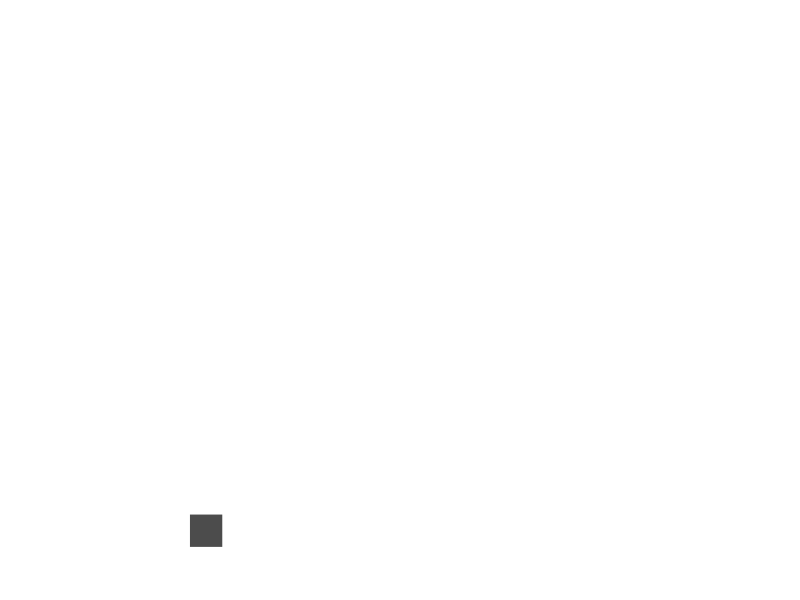
Frame 1 (no input)
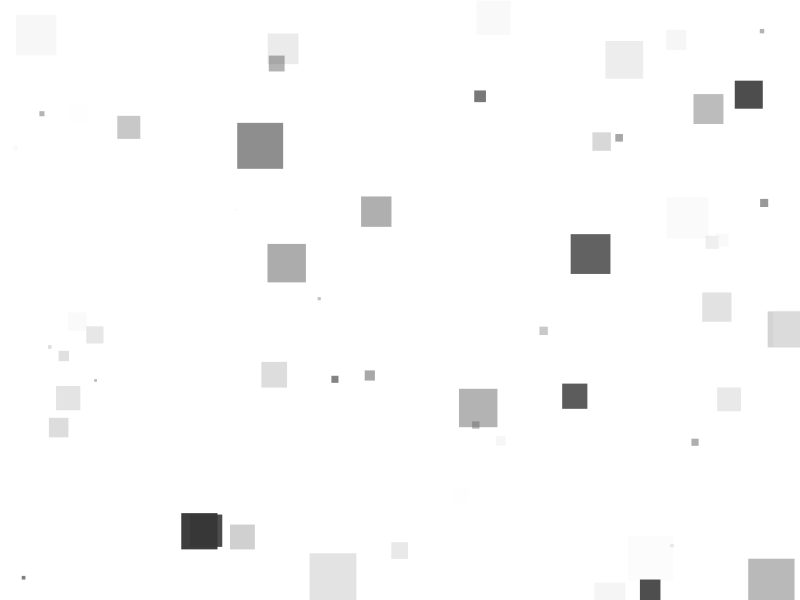
Frame 60 (the mouse pressed at the canvas centre just before this capture)
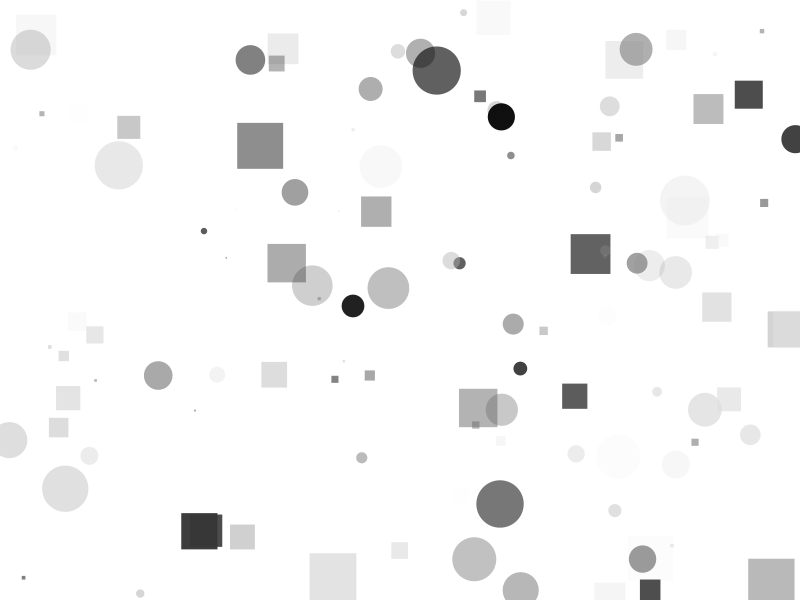
Frame 120 (the mouse held since frame 60 and released just before this capture)

The Processing sketch that drew these frames (run headless with seeded random() and noise(); from frame 60 on, the mouse is pressed at the canvas centre):

// Processing sketch: processing_73790
// ── processing_73790.pde

void setup() {
  size(800, 600);
  background(255);
  noStroke();
  smooth();
}

void draw() {
  float s = random(0, 50);
  if (mousePressed == true) {
    fill(random(0, 255), random(0, 255));
    ellipse(random(0, width), random(0, height), s, s);
  } 
  else {
    fill(random(0, 255), random(0, 255));
    rect(random(0, width), random(0, height), s, s);
  }
  if (keyPressed == true ) {
    background(255);
  }
}
